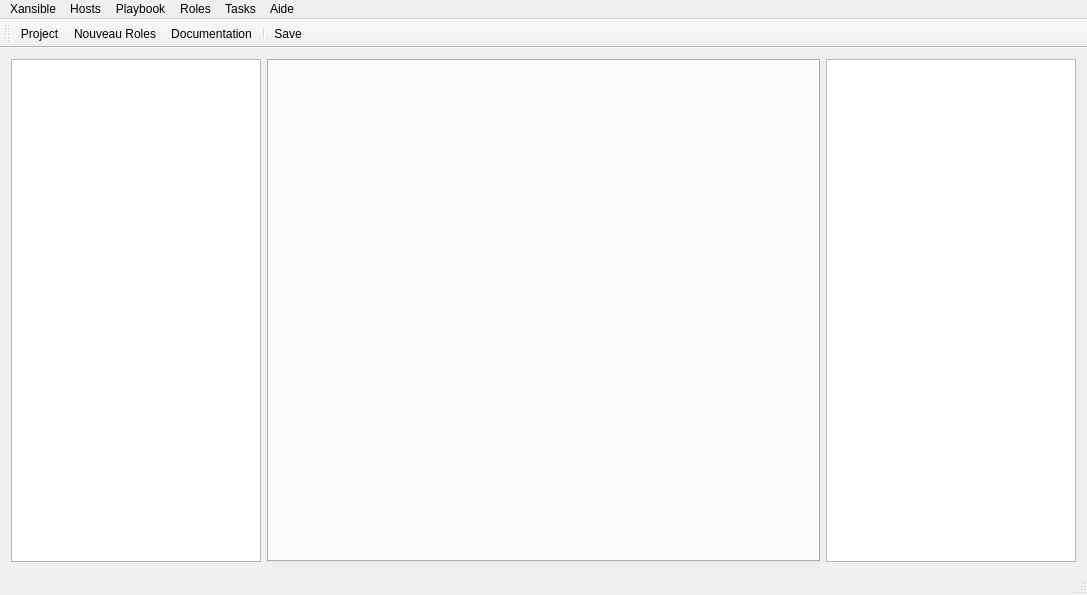
<?xml version="1.0" encoding="UTF-8"?>
<ui version="4.0">
 <class>xansible</class>
 <widget class="QMainWindow" name="xansible">
  <property name="geometry">
   <rect>
    <x>0</x>
    <y>0</y>
    <width>1087</width>
    <height>595</height>
   </rect>
  </property>
  <property name="minimumSize">
   <size>
    <width>400</width>
    <height>300</height>
   </size>
  </property>
  <property name="windowTitle">
   <string>xansible</string>
  </property>
  <property name="styleSheet">
   <string notr="true"/>
  </property>
  <widget class="QWidget" name="centralWidget">
   <layout class="QVBoxLayout" name="verticalLayout_2">
    <item>
     <layout class="QHBoxLayout" name="horizontalLayout">
      <item>
       <widget class="QTreeView" name="treeView">
        <property name="maximumSize">
         <size>
          <width>250</width>
          <height>16777215</height>
         </size>
        </property>
       </widget>
      </item>
      <item>
       <widget class="QTabWidget" name="tab_edit_structure">
        <property name="currentIndex">
         <number>-1</number>
        </property>
       </widget>
      </item>
      <item>
       <widget class="QListWidget" name="listWidget">
        <property name="maximumSize">
         <size>
          <width>250</width>
          <height>16777215</height>
         </size>
        </property>
       </widget>
      </item>
     </layout>
    </item>
   </layout>
  </widget>
  <widget class="QMenuBar" name="menuBar">
   <property name="geometry">
    <rect>
     <x>0</x>
     <y>0</y>
     <width>1087</width>
     <height>25</height>
    </rect>
   </property>
   <widget class="QMenu" name="menu_Project">
    <property name="title">
     <string>Playbook</string>
    </property>
    <addaction name="actionNewPlaybook"/>
    <addaction name="actionOpenPlaybook"/>
   </widget>
   <widget class="QMenu" name="menuXansible">
    <property name="title">
     <string>Xansible</string>
    </property>
    <addaction name="action_apropos"/>
    <addaction name="separator"/>
    <addaction name="actionQuitter"/>
   </widget>
   <widget class="QMenu" name="menuRoles">
    <property name="title">
     <string>Roles</string>
    </property>
    <addaction name="actionNewRole"/>
   </widget>
   <widget class="QMenu" name="menu">
    <property name="title">
     <string>Aide</string>
    </property>
    <addaction name="actionDocumentation"/>
   </widget>
   <widget class="QMenu" name="menuHosts">
    <property name="title">
     <string>Hosts</string>
    </property>
    <addaction name="actionNewHost"/>
   </widget>
   <widget class="QMenu" name="menuTasks">
    <property name="title">
     <string>Tasks</string>
    </property>
    <addaction name="actionNewTask"/>
   </widget>
   <addaction name="menuXansible"/>
   <addaction name="menuHosts"/>
   <addaction name="menu_Project"/>
   <addaction name="menuRoles"/>
   <addaction name="menuTasks"/>
   <addaction name="menu"/>
  </widget>
  <widget class="QToolBar" name="mainToolBar">
   <attribute name="toolBarArea">
    <enum>TopToolBarArea</enum>
   </attribute>
   <attribute name="toolBarBreak">
    <bool>false</bool>
   </attribute>
   <addaction name="actionProject"/>
   <addaction name="actionNewRole"/>
   <addaction name="actionDocumentation"/>
   <addaction name="separator"/>
   <addaction name="actionSave"/>
  </widget>
  <widget class="QStatusBar" name="statusBar"/>
  <action name="actionProject">
   <property name="icon">
    <iconset resource="ressources.qrc">
     <normaloff>:/icons/ressources/box-solid.svg</normaloff>:/icons/ressources/box-solid.svg</iconset>
   </property>
   <property name="text">
    <string>Project</string>
   </property>
  </action>
  <action name="actionNewPlaybook">
   <property name="icon">
    <iconset resource="ressources.qrc">
     <normaloff>:/icons/ressources/plus-square-solid.svg</normaloff>:/icons/ressources/plus-square-solid.svg</iconset>
   </property>
   <property name="text">
    <string>Nouveau Playbook</string>
   </property>
  </action>
  <action name="actionNewRole">
   <property name="enabled">
    <bool>true</bool>
   </property>
   <property name="icon">
    <iconset resource="ressources.qrc">
     <normaloff>:/icons/ressources/plus-square-solid.svg</normaloff>:/icons/ressources/plus-square-solid.svg</iconset>
   </property>
   <property name="text">
    <string>Nouveau Roles</string>
   </property>
  </action>
  <action name="action_apropos">
   <property name="icon">
    <iconset resource="ressources.qrc">
     <normaloff>:/icons/ressources/adn-brands.svg</normaloff>:/icons/ressources/adn-brands.svg</iconset>
   </property>
   <property name="text">
    <string>A propos</string>
   </property>
  </action>
  <action name="actionQuitter">
   <property name="icon">
    <iconset resource="ressources.qrc">
     <normaloff>:/icons/ressources/power-off-solid.svg</normaloff>:/icons/ressources/power-off-solid.svg</iconset>
   </property>
   <property name="text">
    <string>Quitter</string>
   </property>
  </action>
  <action name="actionDocumentation">
   <property name="icon">
    <iconset resource="ressources.qrc">
     <normaloff>:/icons/ressources/question-circle-solid.svg</normaloff>:/icons/ressources/question-circle-solid.svg</iconset>
   </property>
   <property name="text">
    <string>Documentation</string>
   </property>
  </action>
  <action name="actionNewHost">
   <property name="icon">
    <iconset resource="ressources.qrc">
     <normaloff>:/icons/ressources/server-solid.svg</normaloff>:/icons/ressources/server-solid.svg</iconset>
   </property>
   <property name="text">
    <string>Ajouter un serveur</string>
   </property>
  </action>
  <action name="actionSave">
   <property name="icon">
    <iconset resource="ressources.qrc">
     <normaloff>:/icons/ressources/save-solid.svg</normaloff>:/icons/ressources/save-solid.svg</iconset>
   </property>
   <property name="text">
    <string>Save</string>
   </property>
   <property name="shortcut">
    <string>Ctrl+S</string>
   </property>
  </action>
  <action name="actionOpenPlaybook">
   <property name="icon">
    <iconset resource="ressources.qrc">
     <normaloff>:/icons/ressources/folder-open-solid.svg</normaloff>:/icons/ressources/folder-open-solid.svg</iconset>
   </property>
   <property name="text">
    <string>OpenPlaybook</string>
   </property>
  </action>
  <action name="actionNewTask">
   <property name="icon">
    <iconset resource="ressources.qrc">
     <normaloff>:/icons/ressources/tasks-solid.svg</normaloff>:/icons/ressources/tasks-solid.svg</iconset>
   </property>
   <property name="text">
    <string>Nouvelle tâche</string>
   </property>
  </action>
 </widget>
 <layoutdefault spacing="6" margin="11"/>
 <resources>
  <include location="ressources.qrc"/>
 </resources>
 <connections/>
</ui>
